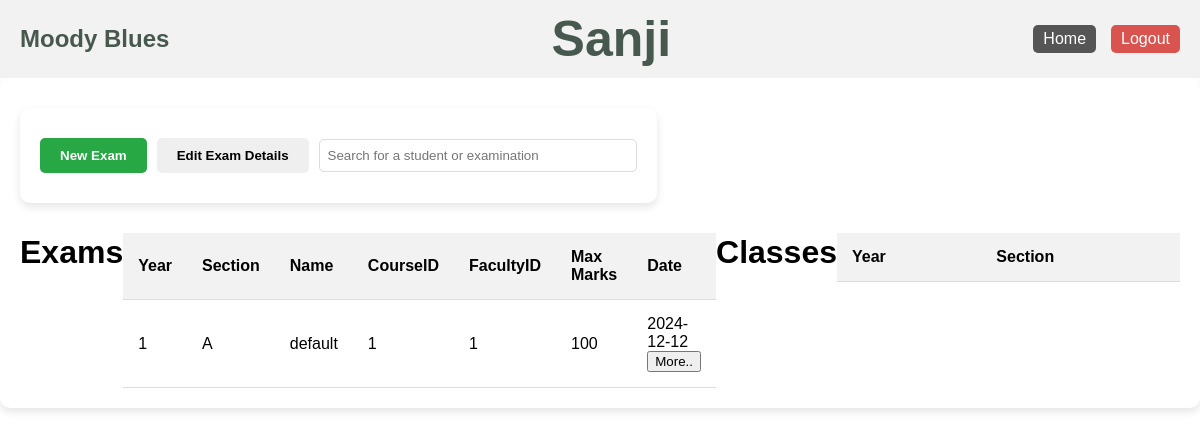
The app's page /landingPage (signed in) with its own data.
### application/model.py (models this page shows, shortened)
class Exam(db.Model):
    __tablename__ = 'exam'
    id = db.Column(db.Integer, primary_key=True, autoincrement=True)
    year = db.Column(db.Integer, nullable=False)
    name = db.Column(db.String,nullable=False)
    date = db.Column(db.Date,nullable=False)
    courseID = db.Column(db.String,nullable = False)
    section = db.Column(db.String, nullable=False)
    faculty_id = db.Column(db.Integer, db.ForeignKey('faculty.id'), nullable=False)
    max_marks = db.Column(db.Integer, nullable=False)
    co1 = db.Column(db.Integer, nullable=True)
    co2 = db.Column(db.Integer, nullable=True)
    co3 = db.Column(db.Integer, nullable=True)
    co4 = db.Column(db.Integer, nullable=True)
    co5 = db.Column(db.Integer, nullable=True)
    co6 = db.Column(db.Integer, nullable=True)

### application/routes.py (the view)
@app.route("/landingPage",methods = ['GET',"POST"])
def landingPage():
    session['exam_id'] = None
    if(request.method == 'POST'):
        return redirect(url_for('landingPage'))
    faculty = Faculty.query.filter_by(id = session['faculty_id']).first()
    exams  = Exam.query.filter_by(faculty_id = session['faculty_id']).all()
    teaches = Teaches.query.filter_by(faculty_id = session['faculty_id']).all()
    return render_template('landing.html',faculty = faculty,exams = exams,teaches = teaches)

### templates/landing.html (shortened to what this page needs)
<!DOCTYPE html>
<html lang="en">
<head>
</head>
<body>
    {% include 'navbar.html' %}
    <div class="container">
        <div class="top-bar">
            <div class="container">
                <div class="top-bar">
                    <button class="upload-btn" id="uploadBtn">New Exam</button>
                    <button class="edit-btn">Edit Exam Details</button>
                    <input type="text" class="search-bar" placeholder="Search for a student or examination">
                </div>
            </div>
        </div>
        <div style="display: flex;flex-direction: row;">
            <table>
                <h1>Exams</h1>
                <thead>
                    <tr>
                        <th>Year</th>
                        <th>Section</th>
                        <th>Name</th>
                        <th>CourseID</th>
                        <th>FacultyID</th>
                        <th>Max Marks</th>
                        <th>Date</th>
                    </tr>
                </thead>
                <tbody>
                    {% for exam in exams %}
                    <tr>
                        <td>{{exam.year}}</td>
                        <td>{{exam.section}}</td>
                        <td>{{exam.name}}</td>
                        <td>{{exam.courseID}}</td>
                        <td>{{exam.faculty_id}}</td>
                        <td> {{exam.max_marks}}</td>
                        <td> {{ exam.date}}
                            <form action="/landingPage/examsDetails" method="get">
                                <button>More..</button>
                            </form>
                        </td>
                    </tr>
                    {% endfor %}
                </tbody>
            </table>
            <table>
                <h1>Classes</h1>
                <thead>
                    <tr>
                        <th>Year</th>
                        <th>Section</th>
                    </tr>
                </thead>
                <tbody>
                </tbody>
            </table>
        </div>
    </div>
</body>
</html>

### templates/landing.html (style rules this page uses)
body { font-family: Arial, sans-serif; margin: 0; padding: 0; background-color: #f5f5f5; }
.container { padding: 20px; background-color: white; border-radius: 10px; box-shadow: 0 4px 8px rgba(0,0,0,0.1); }
.top-bar { display: flex; justify-content: space-between; align-items: center; padding-bottom: 20px; }
.top-bar button { padding: 10px 20px; margin-right: 10px; border: none; border-radius: 5px; cursor: pointer; font-weight: bold; }
.upload-btn { background-color: #28a745; color: white; }
body { font-family: Arial, sans-serif; margin: 0; padding: 0; background-color: transparent; }
.container { padding: 20px; background-color: white; border-radius: 10px; box-shadow: 0 4px 8px rgba(0,0,0,0.1); height: max-content; }
.top-bar { display: flex; justify-content: space-between; align-items: center; padding: 10px 0; }
.top-bar .upload-btn { background-color: #28a745; color: white; }
.search-bar { padding: 8px; width: 300px; border: 1px solid #ddd; border-radius: 5px; }
table { width: 100%; border-collapse: collapse; margin-top: 20px; }
table th, table td { padding: 15px; text-align: left; border-bottom: 1px solid #ddd; }
table th { background-color: #f2f2f2; }

### records on screen
Exam: year "1", section "A", name "default", courseID "1", faculty_id "1", max_marks "100", date "2024-12-12"

### other values on screen
{{ session["faculty_name"] }} "Sanji"
